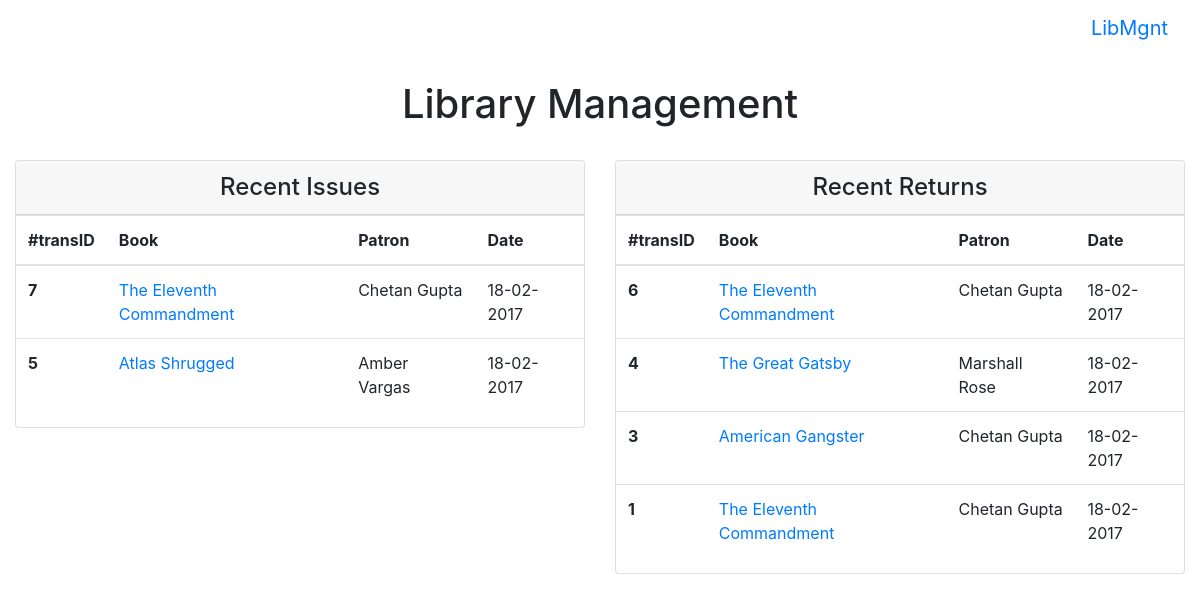
The app's page / (signed in), older data.
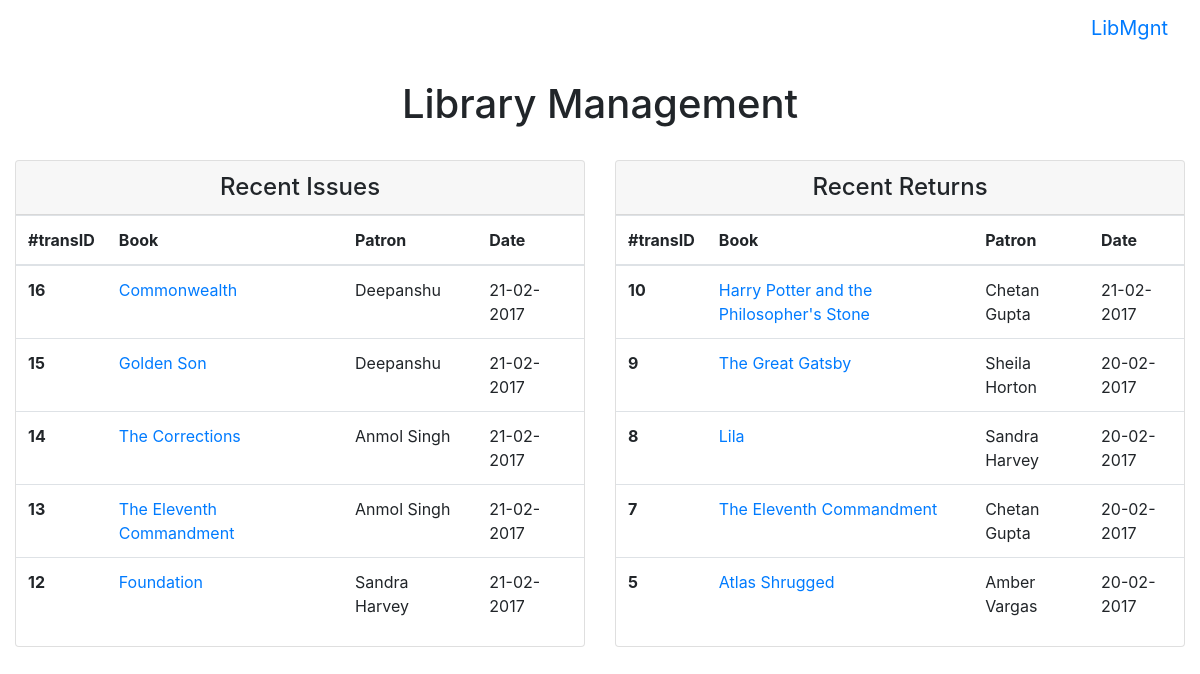
The same page, newer data.
### tables this page shows
CREATE TABLE issue(
	transID INTEGER PRIMARY KEY AUTOINCREMENT,
	bookID INTEGER,
	patronID INTEGER,
	librarianID INTEGER,
	issueDate DATE,
	FOREIGN KEY (bookID) REFERENCES book(id),
	FOREIGN KEY (patronID) REFERENCES patron(id),
	FOREIGN KEY (librarianID) REFERENCES librarian(id));

CREATE TABLE "book" (
	`id`	INTEGER PRIMARY KEY AUTOINCREMENT,
	`title`	VARCHAR(50) NOT NULL,
	`author`	VARCHAR(50) NOT NULL,
	`publishDate`	DATE,
	`publisher`	VARCHAR(50),
	`isbn13`	VARCHAR(13) UNIQUE,
	`supplierID`	INTEGER,
	FOREIGN KEY(`supplierID`) REFERENCES supplier ( id )
);

CREATE TABLE patron(
	id INTEGER PRIMARY KEY AUTOINCREMENT,
	cardNum INTEGER UNIQUE,
	name VARCHAR(50),
	dob DATE,
	doj DATE,
	address TEXT,
	phone VARCHAR(10),
	borrowLimit INTEGER DEFAULT 2);

CREATE TABLE issue_history(
	transID INTEGER PRIMARY KEY,
	bookID INTEGER,
	patronID INTEGER,
	issuedbyID INTEGER,
	returnedtoID INTEGER,
	issueDate DATE,
	returnDate DATE,
	lateFees INTEGER,
	FOREIGN KEY (bookID) REFERENCES book(id),
	FOREIGN KEY (patronID) REFERENCES patron(id),
	FOREIGN KEY (issuedbyID) REFERENCES librarian(id),
	FOREIGN KEY (returnedtoID) REFERENCES librarian(id));

### server.py (the view)
@app.route("/")
def home():
	payload = {}
	if current_user.is_authenticated is not False:
		latest_issues = db_util.getLatestIssues()
		latest_returns = db_util.getLatestReturns()
		payload['issues'] = latest_issues
		payload['returns'] = latest_returns
	return render_template("home.html", payload=payload)

### db_util.py (called while the page is built)
def getLatestIssues():
	try:
		cursor.execute('''SELECT transID,bookID,title,patronID,name,issueDate
			FROM issue,book,patron
			WHERE bookID=book.id AND patronID=patron.id
			ORDER BY issueDate DESC, transID DESC;''')
		issues = cursor.fetchall()
		return issues
	except Exception as e:
		print(e)
		return None

def getLatestReturns():
	try:
		cursor.execute('''SELECT transID,bookID,title,patronID,name,returnDate
			FROM issue_history,book,patron
			WHERE bookID=book.id AND patronID=patron.id
			ORDER BY returnDate DESC, transID DESC;''')
		returns = cursor.fetchall()
		return returns
	except Exception as e:
		print(e)
		return None

### librarian.py (called while the page is built)
	def get(self, username):
		try:
			cursor.execute('''SELECT * FROM librarian WHERE username=:username''', (username, ))
			librarian = cursor.fetchone()
			self.librarianID = librarian[0]
			self.username = librarian[1]
			self.password = librarian[2]
			self.authenticated = False
			return self
		except Exception as e:
			print(e)
			return None

### server.py (called while the page is built)
@login_manager.user_loader
def user_loader(username):
	return Librarian().get(username)

### templates/home.html (shortened to what this page needs)
{% extends "base.html" %}
{% block body %}
{% if current_user.is_authenticated %}
<div class="container-fluid" >
<div class="text-center">
		<h1>Library Management</h1>
		<br>
	</div>
	<div class="row">
		<div class="col-sm-6" >
			<div class="card card-outline-primary">
				<h4 class="card-header text-center card-outline-primary">
					Recent Issues
				</h4>
				<div class="card-block table-responsive">
					<table class="table table-hover">
						<thead>
							<tr>
							<th>#transID</th>
								<th>Book</th>
								<th>Patron</th>
								<th>Date</th>
							</tr>
						</thead>
						<tbody>
							{% for issue in payload.issues[:5] %}
							<tr>
								<th scope="row">{{issue[0]}}</th>
								<td><a href="/book/{{issue[1]}}">{{issue[2]}}</a></td>
								<td>{{issue[4]}}</td>
								<td>{{issue[5]}}</td>
							</tr>
							{% endfor %}
						</tbody>
					</table>
				</div>
			</div>
		</div>
		<div class="col-sm-6" >
			<div class="card card-outline-primary">
				<h4 class="card-header text-center card-outline-primary">
					Recent Returns
				</h4>
				<div class="card-block table-responsive">
					<table class="table table-hover">
						<thead>
							<tr>
							<th>#transID</th>
								<th>Book</th>
								<th>Patron</th>
								<th>Date</th>
							</tr>
						</thead>
						<tbody>
							{% for returned in payload.returns[:5] %}
							<tr>
								<th scope="row">{{returned[0]}}</th>
								<td><a href="/book/{{returned[1]}}">{{returned[2]}}</a></td>
								<td>{{returned[4]}}</td>
								<td>{{returned[5]}}</td>
							</tr>
							{% endfor %}
						</tbody>
					</table>
				</div>
			</div>
		</div>
	</div>
</div>
<br><br>
{% endif %}
{% endblock %}

Row changes from the older to the newer data that the page shows:
removed issue: transID "7", title "The Eleventh Commandment", name "Chetan Gupta", issueDate "18-02-2017"
removed issue: transID "5", title "Atlas Shrugged", name "Amber Vargas", issueDate "18-02-2017"
no longer on this page (row unchanged): issue_history: transID "6", title "The Eleventh Commandment", name "Chetan Gupta", returnDate "18-02-2017"
no longer on this page (row unchanged): issue_history: transID "4", title "The Great Gatsby", name "Marshall Rose", returnDate "18-02-2017"
no longer on this page (row unchanged): issue_history: transID "3", title "American Gangster", name "Chetan Gupta", returnDate "18-02-2017"
no longer on this page (row unchanged): issue_history: transID "1", title "The Eleventh Commandment", name "Chetan Gupta", returnDate "18-02-2017"
added issue: transID "16", title "Commonwealth", name "Deepanshu", issueDate "21-02-2017"
added issue: transID "15", title "Golden Son", name "Deepanshu", issueDate "21-02-2017"
added issue: transID "14", title "The Corrections", name "Anmol Singh", issueDate "21-02-2017"
added issue: transID "13", title "The Eleventh Commandment", name "Anmol Singh", issueDate "21-02-2017"
added issue: transID "12", title "Foundation", name "Sandra Harvey", issueDate "21-02-2017"
added issue_history: transID "10", title "Harry Potter and the Philosopher's Stone", name "Chetan Gupta", returnDate "21-02-2017"
added issue_history: transID "9", title "The Great Gatsby", name "Sheila Horton", returnDate "20-02-2017"
added issue_history: transID "8", title "Lila", name "Sandra Harvey", returnDate "20-02-2017"
added issue_history: transID "7", title "The Eleventh Commandment", name "Chetan Gupta", returnDate "20-02-2017"
added issue_history: transID "5", title "Atlas Shrugged", name "Amber Vargas", returnDate "20-02-2017"
